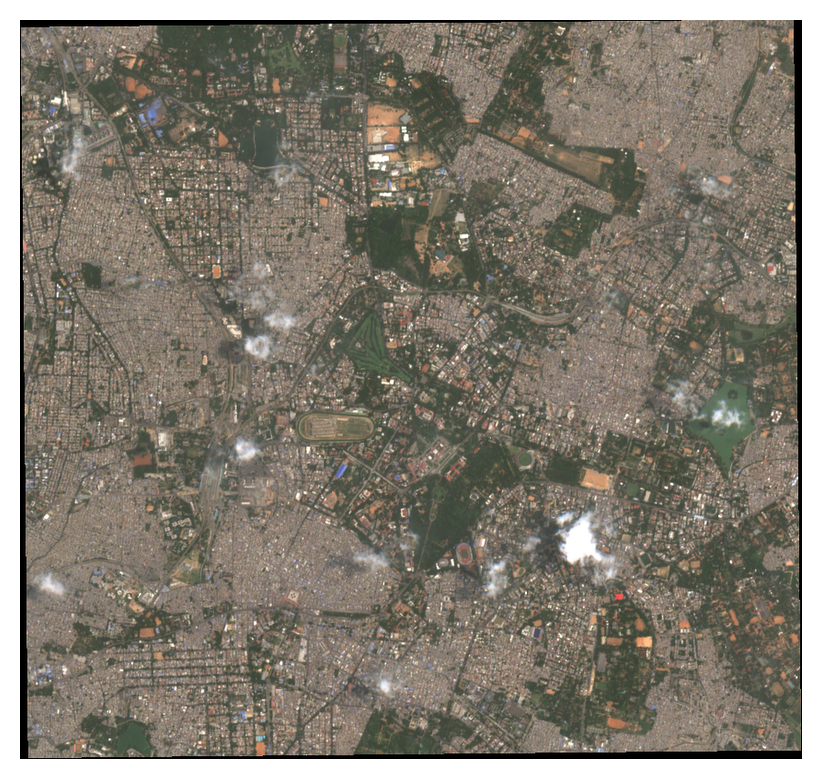
#> input picture Sharpening an Image/data/2022-04-28.PNG, 821 x 779 px, found by its file name
$ jupyter execute 'Sharpening an Image.ipynb'
#> lines starting #> are read from the running program, lines starting #| are printed output that depends on the picture
## Importing the Libraries|

[cell 1]
import cv2
import numpy as np
import matplotlib.pyplot as plt
import os

## Importing the Image

[cell 2]
# Reading the Image.
img = cv2.imread('./data/2022-04-28.png')
#> img is the input picture: shape (779, 821, 3); mean B, G, R 111.7, 123.4, 129.4

# Displaying the image.
plt.imshow(img)

OpenCV imports an image in BGR format (reverse of RGB), therefore the image slightly looks off from true colour.

## Image Processing

[cell 3]
# Creating a kernel which transforms the image.
kernel = np.array([[0, -1, 0],
                   [-1, 5,-1],
                   [0, -1, 0]])

# Applying the kernel.
img_sharp = cv2.filter2D(src = img, ddepth = -1, kernel = kernel)
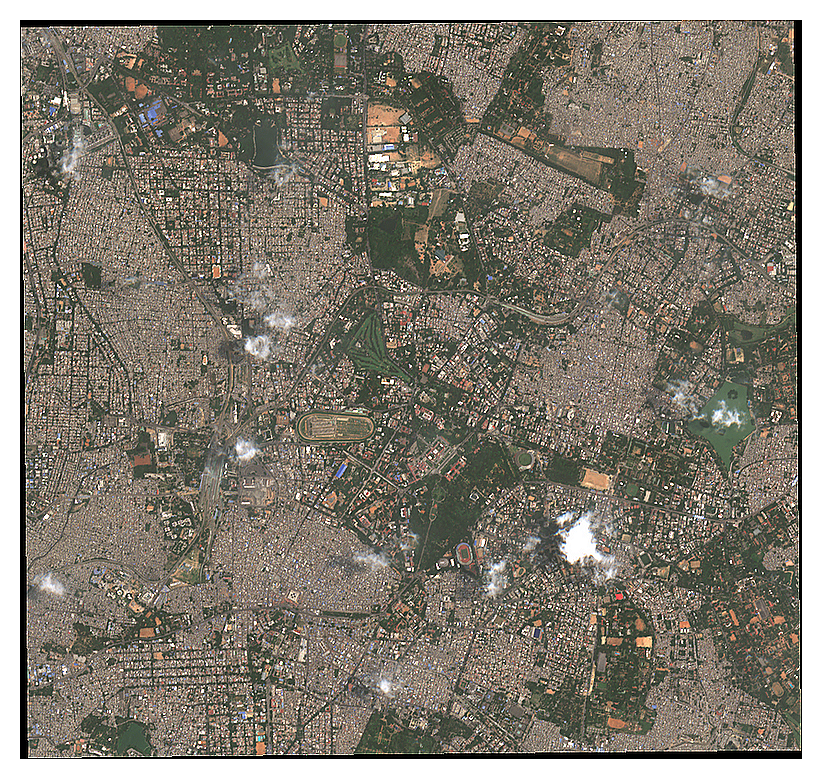
#> img_sharp: shape (779, 821, 3); mean B, G, R 111.5, 122.9, 128.7

# Displaying transformed image.
plt.imshow(img_sharp)

## Saving the Image

[cell 4]
# Saving the output path string in a variable
output_path = './data/output'

# Checking if the output folder exists. If it does, deleting the older folder and making a new one.
import shutil
if os.path.exists(output_path):
    shutil.rmtree(output_path)
os.mkdir(output_path)

# Saving the image.
cv2.imwrite(os.path.join(output_path, '2022-04-28_sharp.png'), img_sharp)
#> Out = True
